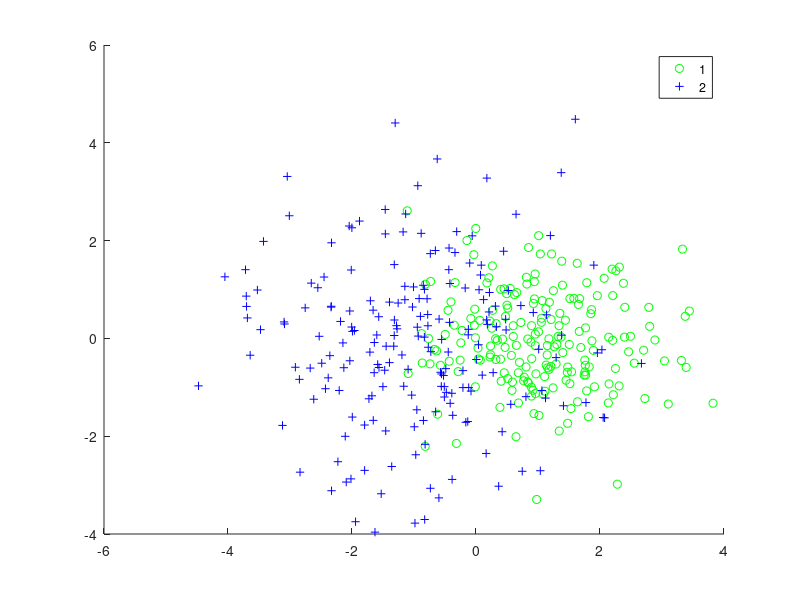

Reproduce this figure in MATLAB. (Note: this script raises an error after producing the figure.)
clc,clear,close all;
P=[0.5 0.5];  N=400; 
mu1=[1 0];mu2=[-1 0];
sigma1=[1 0;0 1];sigma2=[2 0; 0 2];

rng('default');

training1=mvnrnd(mu1,sigma1,floor(N*P(1)));
training2=mvnrnd(mu2,sigma2,floor(N*P(2)));

training=[training1;training2]%生成两类样本

Y=ones(N,1);Y(N*P(1)+1:end)=2;
gscatter(training(:,1),training(:,2),Y,'gb','o++');
hold on
Mdl=fitcdiscr(training,Y,'DiscrimType','quadratic');
coeff=Mdl.Coeffs(1,2);
xMax=max(training);xMin=min(training);

[x1Grid,x2Grid] = meshgrid(xMin(1):0.1:xMax(1),xMin(2):0.1:xMax(2))
xGrid=[x1Grid(:),x2Grid(:)];

[label,score,cost]=predict(Mdl,xGrid);
contour(x1Grid,x2Grid,reshape(score(:,2),size(x1Grid)),[0.5 0.5],'k--');
hold off
